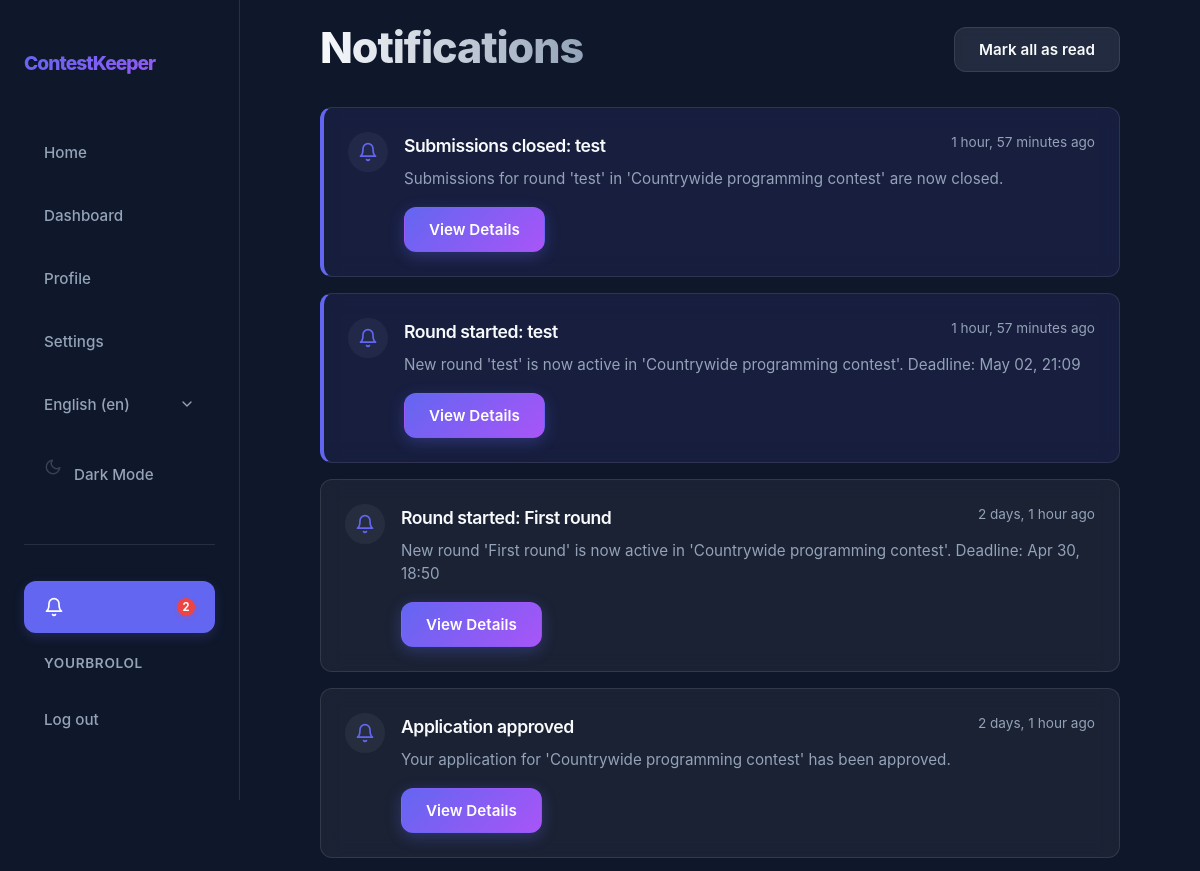
Before: /en/notifications/ (signed in, upper part) with the older database file.
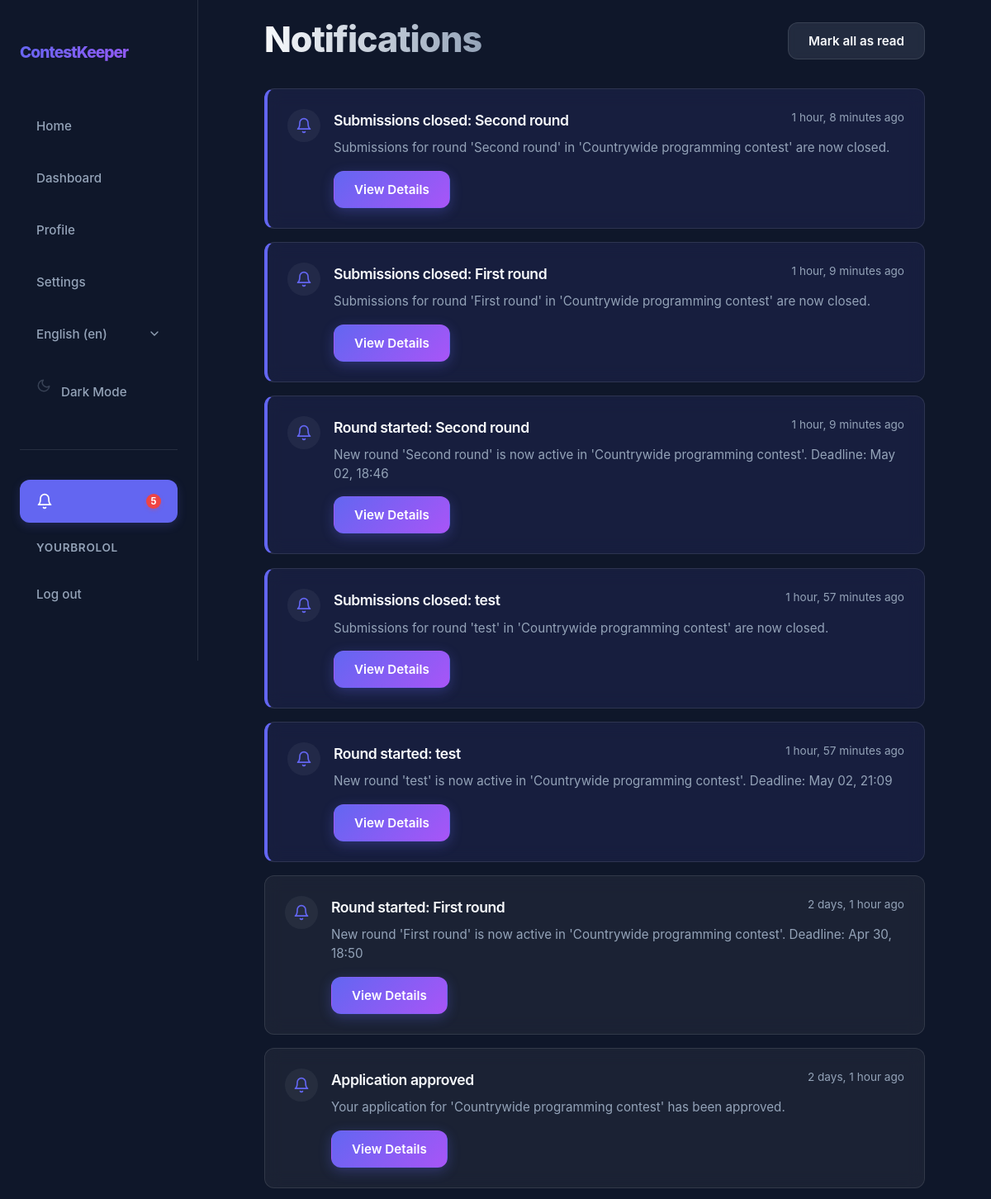
After: the same page with the newer database file.
### app/models.py (models this page shows, shortened)
class Notification(models.Model):
    class Type(models.TextChoices):
        REGISTRATION_OPEN = "REGISTRATION_OPEN", _("Registration Open")
        ROUND_STARTED = "ROUND_STARTED", _("Round Started")
        DEADLINE_APPROACHING = "DEADLINE_APPROACHING", _("Deadline Approaching")
        SUBMISSIONS_CLOSED = "SUBMISSIONS_CLOSED", _("Submissions Closed")
        EVALUATION_COMPLETE = "EVALUATION_COMPLETE", _("Evaluation Complete")
        APPLICATION_UPDATE = "APPLICATION_UPDATE", _("Application Update")
        ANNOUNCEMENT = "ANNOUNCEMENT", _("Announcement")
    recipient = models.ForeignKey(User, on_delete=models.CASCADE, related_name="notifications")
    notification_type = models.CharField(choices=Type.choices, max_length=30)
    title = models.CharField(max_length=200)
    message = models.TextField()
    link = models.CharField(max_length=500, blank=True, help_text="URL to navigate to when clicked")
    is_read = models.BooleanField(default=False)
    created_at = models.DateTimeField(auto_now_add=True)
    class Meta:
        ordering = ['-created_at']

### app/views/views_notification.py (the view)
# urls.py: path("notifications/", views.NotificationListView.as_view(), name="notification_list"),
class NotificationListView(RedirectToRegisterMixin, ListView):
    model = Notification
    template_name = "app/core/notifications.html"
    context_object_name = "notifications"
    def get_queryset(self):
        return self.request.user.notifications.all()

### app/context_processors.py (called while the page is built)
def notification_count(request):
    if request.user.is_authenticated:
        return {
            'unread_notification_count': request.user.notifications.filter(is_read=False).count()
        }
    return {'unread_notification_count': 0}

### app/templates/app/core/notifications.html (shortened to what this page needs)
{% extends 'app/core/base.html' %}
{% load static i18n %}
{% block extra_css %}
<link rel="stylesheet" href="{% static 'css/core/notifications.css' %}">
{% endblock %}
{% block content %}
        <div class="notifications-container">
            <header class="notifications-header">
                <div>
                    <h1 id="h1">{% trans "Notifications" %}</h1>
                </div>
                {% if notifications %}
                <form action="{% url 'notifications_mark_all_read' %}" method="POST">
                    <button type="submit" class="btn btn-secondary">{% trans "Mark all as read" %}</button>
                </form>
                {% endif %}
            </header>
            <div class="notifications-list">
                {% for notification in notifications %}
                <div class="notification-card {% if not notification.is_read %}unread{% endif %}">
                    <div class="notification-icon">
                        <svg width="20" height="20" viewBox="0 0 24 24" fill="none" stroke="currentColor" stroke-width="2" stroke-linecap="round" stroke-linejoin="round">
                            <path d="M18 8A6 6 0 0 0 6 8c0 7-3 9-3 9h18s-3-2-3-9"></path>
                            <path d="M13.73 21a2 2 0 0 1-3.46 0"></path>
                        </svg>
                    </div>
                    <div class="notification-content">
                        <div class="notification-header">
                            <h3 class="notification-title">{{ notification.title }}</h3>
                            <span class="notification-time">{% blocktrans with timesince=notification.created_at|timesince %}{{ timesince }} ago{% endblocktrans %}</span>
                        </div>
                        <p class="notification-message">{{ notification.message }}</p>
                        <div class="notification-actions">
                            {% if notification.link %}
                            <form action="{% url 'notification_read' notification.pk %}" method="POST" class="form-001">
                                <button type="submit" class="btn btn-primary btn-sm">{% trans "View Details" %}</button>
                            </form>
                            {% elif not notification.is_read %}
                            <form action="{% url 'notification_read' notification.pk %}" method="POST" class="form-001">
                                {% csrf_token %}
                                <button type="submit" class="mark-read-btn">{% trans "Mark as read" %}</button>
                            </form>
                            {% endif %}
                        </div>
                    </div>
                </div>
                {% endfor %}
            </div>
        </div>
{% endblock %}

### app/templates/app/core/nav.html (shortened to what this page needs)
{% load static i18n %}
<nav id="nav">
    <div class="nav-container">
        <a href="{% url 'home' %}" class="nav-logo">ContestKeeper</a>
        <div class="nav-links">
            <button data-url="{% url 'home' %}" class="nav-link" id="homeBtn">{% trans "Home" %}</button>
            <button data-url="{% url 'dashboard' %}" class="nav-link" id="dashboardBtn">{% trans "Dashboard" %}</button>
            <button data-url="{% url 'profile' %}" class="nav-link" id="profileBtn">{% trans "Profile" %}</button>
            <button data-url="{% url 'settings' %}" class="nav-link" id="settingsBtn">{% trans "Settings" %}</button>
            <div class="nav-lang-switcher">
                <form action="{% url 'set_language' %}" method="post" class="form-001">
                    <select name="language" onchange="this.form.submit()" class="nav-lang-select" aria-label="{% trans 'Select language' %}">
                        {% get_current_language as LANGUAGE_CODE %}
                        {% get_available_languages as LANGUAGES %}
                        {% get_language_info_list for LANGUAGES as languages %}
                        {% for language in languages %}
                            <option value="{{ language.code }}"{% if language.code == LANGUAGE_CODE %} selected{% endif %}>
                                {{ language.name_local }} ({{ language.code }})
                            </option>
                        {% endfor %}
                    </select>
                </form>
            </div>
            <button id="themeToggle" class="nav-link" aria-label="{% trans 'Toggle theme' %}">
                <svg id="themeIcon" width="18" height="18" viewBox="0 0 24 24" fill="none" stroke="currentColor" stroke-width="2" stroke-linecap="round" stroke-linejoin="round" class="svg-001">
                    <path d="M21 12.79A9 9 0 1 1 11.21 3 7 7 0 0 0 21 12.79z"></path>
                </svg>
                <span id="themeText">{% if request.COOKIES.theme == 'light' %}{% trans "Light Mode" %}{% else %}{% trans "Dark Mode" %}{% endif %}</span>
            </button>
            <hr class="nav-auth-divider">
            {% if user.is_authenticated %}
            <button data-url="{% url 'notification_list' %}" class="nav-link notification-btn" id="notificationsBtn" aria-label="{% trans 'Notifications' %}">
                <svg width="20" height="20" viewBox="0 0 24 24" fill="none" stroke="currentColor" stroke-width="2" stroke-linecap="round" stroke-linejoin="round">
                    <path d="M18 8A6 6 0 0 0 6 8c0 7-3 9-3 9h18s-3-2-3-9"></path>
                    <path d="M13.73 21a2 2 0 0 1-3.46 0"></path>
                </svg>
                {% if unread_notification_count %}
                <span class="notification-badge">{{ unread_notification_count }}</span>
                {% endif %}
            </button>
            <span class="nav-user">{{ user.username }}</span>
            <form method="post" action="{% url 'logout' %}" class="nav-logout-form">
                <button type="submit" class="nav-link">{% trans "Log out" %}</button>
            </form>
            {% else %}
            <a href="{% url 'register' %}" class="nav-link">{% trans "Register" %}</a>
            <a href="{% url 'login' %}" class="nav-link">{% trans "Log in" %}</a>
            {% endif %}
        </div>
    </div>
</nav>

Changed rows visible on the page:
added Notification: title "Submissions closed: Second round", message "Submissions for round 'Second round' in 'Countrywide programming contest' are now closed."
added Notification: title "Submissions closed: First round", message "Submissions for round 'First round' in 'Countrywide programming contest' are now closed."
added Notification: title "Round started: Second round", message "New round 'Second round' is now active in 'Countrywide programming contest'. Deadline: May 02, 18:46"
Other visible differences:
{{ unread_notification_count }}: "2" → "5"
